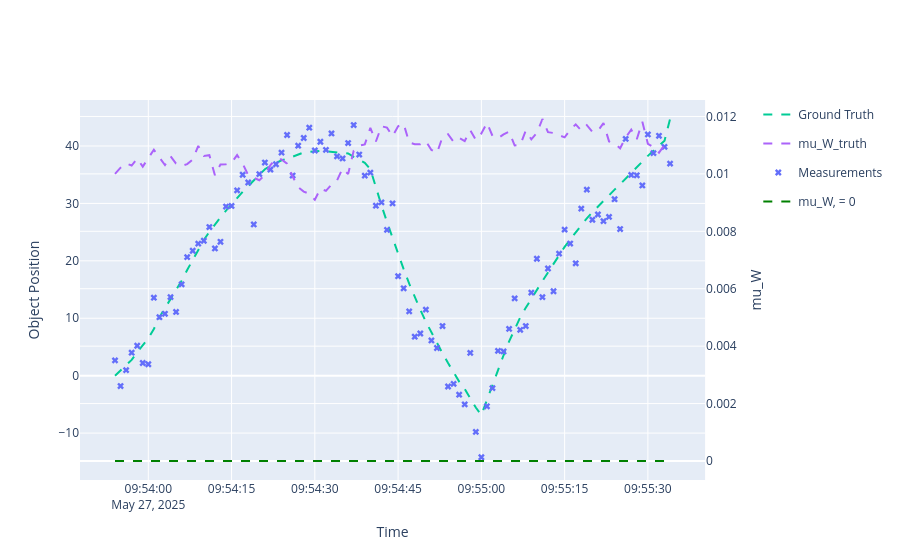

The code cell stored with this chart in its notebook:
### Code cell
position_plotter.plot_measurements(measurements, [0], marker=dict(symbol="x"))
position_plotter.fig
